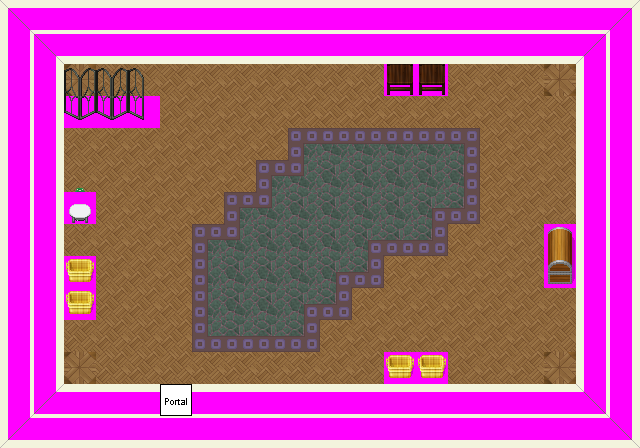

This is a level from a 2D game, rendered from its Tiled map with the project's own tilesets. A one-line summary and the map file follow, with tile-layer data summarised:
An orthogonal 20x14 tile map with 32x32 px tiles, 6 tile layers (Ground, Objects, Above, Walkable, ...), 15 tilesets.

<map version="1.0" orientation="orthogonal" width="20" height="14" tilewidth="32" tileheight="32">
 <tileset firstgid="1" name="building_wall_wallpapers" tilewidth="32" tileheight="32">
  <image source="../drawable/building_wall_wallpapers.png" width="160" height="160" />
 </tileset>
 <tileset firstgid="26" name="furniture_carpet_carpets_2" tilewidth="32" tileheight="32">
  <image source="../drawable/furniture_carpet_carpets_2.png" width="128" height="160" />
 </tileset>
 <tileset firstgid="46" name="ground_indoor_floors_3" tilewidth="32" tileheight="32">
  <image source="../drawable/ground_indoor_floors_3.png" width="192" height="64" />
 </tileset>
 <tileset firstgid="58" name="building_wall_white_trim" tilewidth="32" tileheight="32">
  <image source="../drawable/building_wall_white_trim.png" width="320" height="160" />
 </tileset>
 <tileset firstgid="108" name="logic_portal" tilewidth="32" tileheight="32">
  <image source="../drawable/logic_portal.png" width="256" height="96" />
 </tileset>
 <tileset firstgid="132" name="building_window_int_windows_wood_centered" tilewidth="32" tileheight="32">
  <image source="../drawable/building_window_int_windows_wood_centered.png" width="320" height="96" />
 </tileset>
 <tileset firstgid="162" name="building_decoration_fancy_gate" tilewidth="32" tileheight="32">
  <image source="../drawable/building_decoration_fancy_gate.png" width="96" height="128" />
 </tileset>
 <tileset firstgid="174" name="furniture_picture_sheep_picture" tilewidth="32" tileheight="32">
  <image source="../drawable/furniture_picture_sheep_picture.png" width="64" height="64" />
 </tileset>
 <tileset firstgid="178" name="furniture_chair_wooden_rustic" tilewidth="32" tileheight="32">
  <image source="../drawable/furniture_chair_wooden_rustic.png" width="128" height="64" />
 </tileset>
 <tileset firstgid="186" name="furniture_table_white" tilewidth="32" tileheight="32">
  <image source="../drawable/furniture_table_white.png" width="192" height="160" />
 </tileset>
 <tileset firstgid="216" name="plant_indoor_cactuspotted" tilewidth="32" tileheight="32">
  <image source="../drawable/plant_indoor_cactuspotted.png" width="96" height="64" />
 </tileset>
 <tileset firstgid="222" name="item_chest_chest_2" tilewidth="32" tileheight="32">
  <image source="../drawable/item_chest_chest_2.png" width="96" height="64" />
 </tileset>
 <tileset firstgid="228" name="item_bazaar_produce" tilewidth="32" tileheight="32">
  <image source="../drawable/item_bazaar_produce.png" width="64" height="64" />
 </tileset>
 <tileset firstgid="232" name="building_door_doors" tilewidth="32" tileheight="32">
  <image source="../drawable/building_door_doors.png" width="512" height="512" />
 </tileset>
 <tileset firstgid="488" name="walkable_sentinel" tilewidth="32" tileheight="32">
  <image source="../drawable/walkable_sentinel.png" width="32" height="32" />
 </tileset>
 <layer name="Ground" width="20" height="14">
  <data>[280 cells, 280 non-empty, 16 distinct tile ids]</data>
 </layer>
 <layer name="Objects" width="20" height="14">
  <data>[280 cells, 22 non-empty, 17 distinct tile ids]</data>
 </layer>
 <layer name="Above" width="20" height="14">
  <data>[280 cells, 4 non-empty, 3 distinct tile ids]</data>
 </layer>
 <layer name="Walkable" width="20" height="14">
  <data>[280 cells, 131 non-empty, 1 distinct tile ids]</data>
 </layer>
 <layer name="Objects_stendhal" width="20" height="14">
  <data>[280 cells, 132 non-empty, 22 distinct tile ids]</data>
 </layer>
 <layer name="Objects_stendhal2" width="20" height="14">
  <data>[280 cells, 1 non-empty, 1 distinct tile ids]</data>
 </layer>
 <objectgroup name="Mapevents" width="20" height="14" />
 <objectgroup name="Spawn" width="20" height="14" />
 <objectgroup name="Keys" width="20" height="14" />
 <objectgroup name="Replace" width="20" height="14" />
</map>
